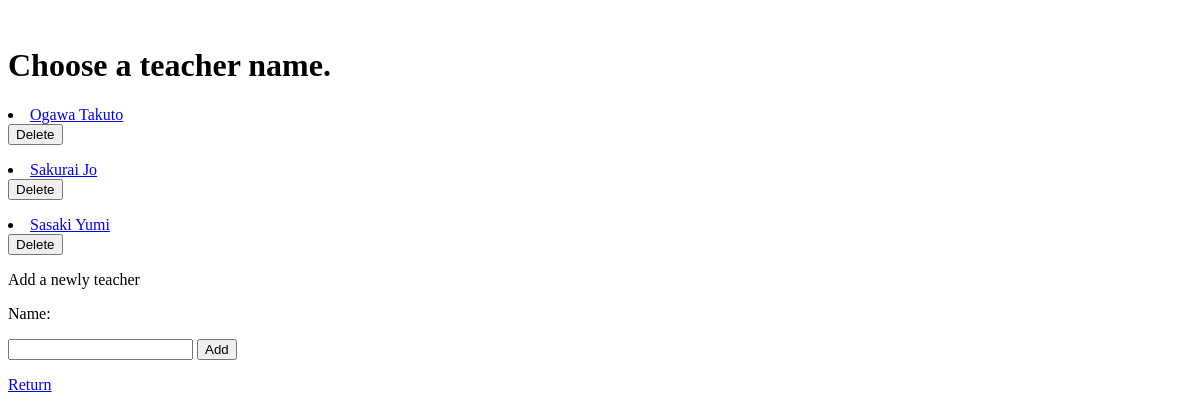
The page /teachers/ on the database as committed earlier.
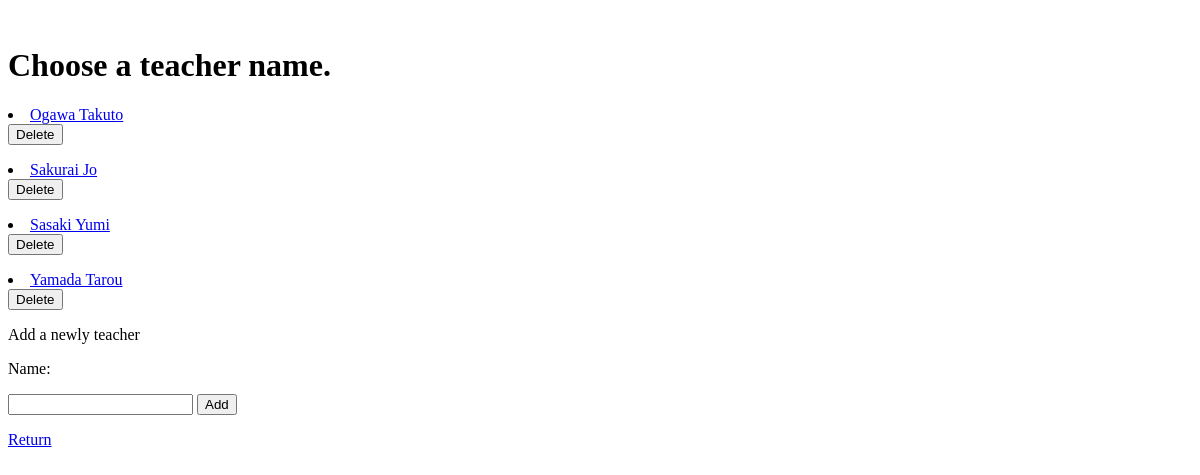
The same page on the database as committed later.
### tables this page shows
CREATE TABLE teachers(
                    id INTEGER PRIMARY KEY, 
                    name STRING UNIQUE, 
                    subject INT
                    );

### app.py (the view)
@app.route('/teachers/')
def teachers():
    job = "teacher"
    persons = get_persons(job)
    today = today_date()
    return render_template(
        'teachers.html',
        job=job,
        persons=persons,
        year=today[0],
        month=today[1]
    )

### date.py (called while the page is built)
def today_date():
    date = str(datetime.date.today())
    return [int(date[0: 4]), int(date[5: 7]), int(date[8: 10])]

### db.py (called while the page is built)
def get_persons(job):
    flag = 1 if job == "teacher" else 0
    con = sqlite3.connect(DB)
    persons = con.execute(f"""
                            SELECT * FROM {job}s
                            """
                            ).fetchall()
    con.close()
    return persons

### templates/teachers.html (shortened to what this page needs)
﻿<!DOCTYPE html>
<html lang="ja">
    <head>
        <link rel="stylesheet" href="/static/stylesheet.css">
    </head>
    <body>
        <header>
            <h1>Choose a {{ job }} name. </h1>
        </header>
        <main>
            {% if persons %}
                {% for person in persons %}
                    <li>
                        <a href="{{ url_for('teacher_form', name=person[1]) }}">
                            {{ person[1] }}</a>
                        <form method="post" action="{{ url_for('delete') }}">
                            <button type="submit">
                                Delete</button>
                        </form>
                    </li>
                {% endfor %}
            {% else %}
                <h2>No {{ job }} here..</h2>
            {% endif %}
            <p>Add a newly {{ job }}</p>
            <p>Name: </p>
            <form method="post" action="{{ url_for('register') }}">
                <input type="text" name="name">
                <button type="submit">Add</button>
            </form>
        </main>
        <footer>
            <a href="{{ url_for('index') }}">Return</a>
        </footer>
    </body>
</html>

Rows that differ between the two databases and show on the page:
added teachers: name "Yamada Tarou"
